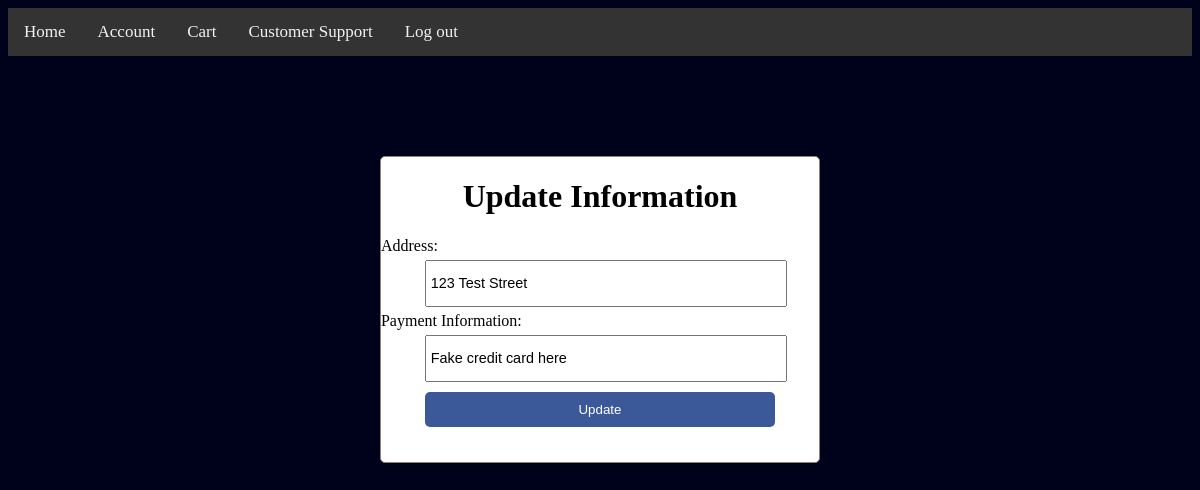
Before: /account_update.php (signed in) with the older database file.
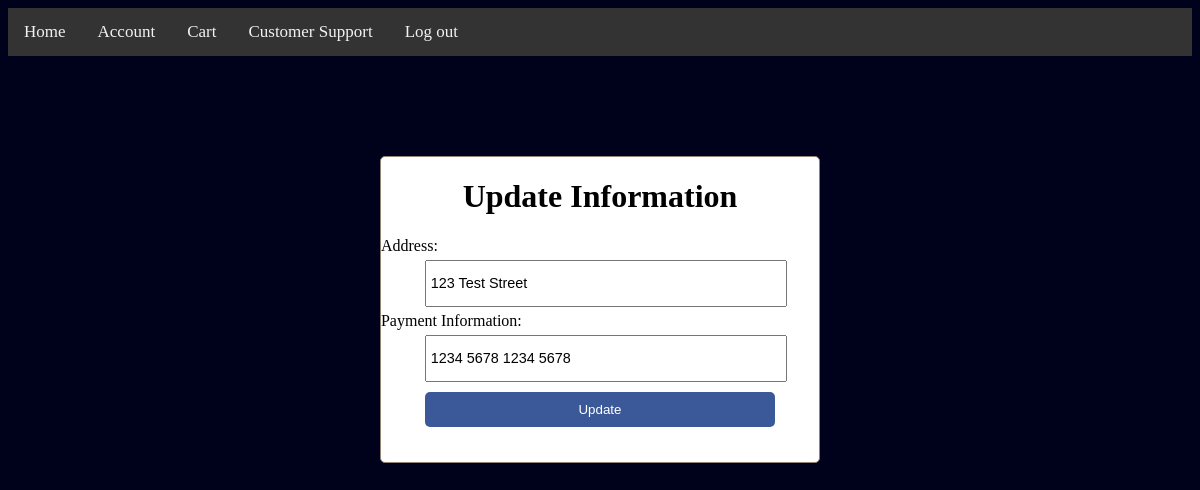
After: the same page with the newer database file.
### tables this page shows
create table users
    (email        varchar(255),
     userName        varchar(255),
     address        varchar(255),
     password        varchar(255),
     paymentInfo        varchar(255),
     primary key (email)
    );

### account_update.php (the view, shortened to what this page needs)
<!DOCTYPE HTML>
<html>
<head>
<link rel="stylesheet" type="text/css" href="css/spamstyle.css">
</head>
<body>
<?php
    include_once('Header.php');
    include('db_key.php');
    $query = mysqli_query($dbconnect, "SELECT * FROM users
                                            WHERE email='{$_SESSION['email']}' ")
       or die (mysqli_error($dbconnect));
    $userInfo=mysqli_fetch_array($query);
?>
<form method="post" action="process_account_update.php" id="register_form">
    <h1 style="color:black;">Update Information</h1>
    <div>
        <label style="color:black;">Address:</label>
        <input type="text" name="address" placeholder="123 Rainbow Rd."
<?php if ($userInfo['address'] != "n/a"): echo "value='{$userInfo['address']}'"; endif ?>  required>
    </div>
    <div>
        <label style="color:black;">Payment Information:</label>
        <input type="text" name="paymentInfo" placeholder="1234 5678 9101 1121"
<?php if ($userInfo['paymentInfo'] != "n/a"): echo "value='{$userInfo['paymentInfo']}'"; endif ?> required>
    </div>
    <div>
        <button type="submit" name="update" id="reg_btn">Update</button>
    </div>
</form>
</body>
</html>

Changed rows visible on the page:
changed users "123 Test Street": paymentInfo "Fake credit card here" → "1234 5678 1234 5678"
